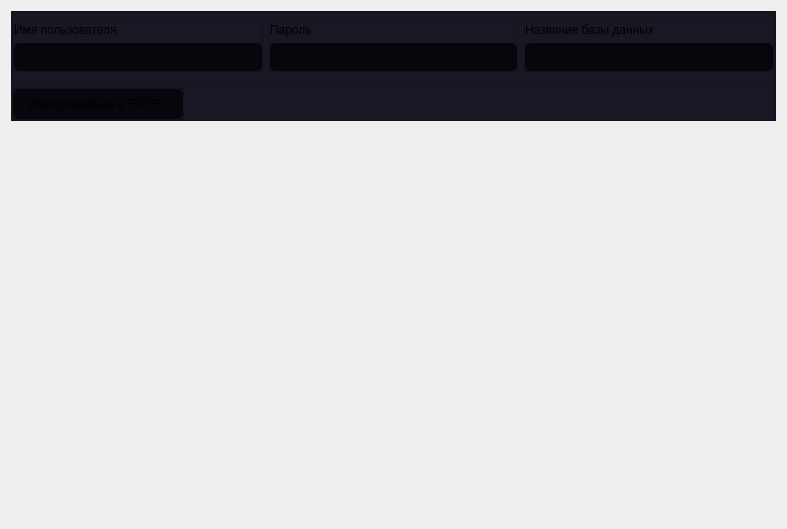
<?xml version="1.0" encoding="UTF-8"?>
<ui version="4.0">
 <class>settings</class>
 <widget class="QWidget" name="settings">
  <property name="geometry">
   <rect>
    <x>0</x>
    <y>0</y>
    <width>787</width>
    <height>529</height>
   </rect>
  </property>
  <property name="sizePolicy">
   <sizepolicy hsizetype="Preferred" vsizetype="Preferred">
    <horstretch>0</horstretch>
    <verstretch>0</verstretch>
   </sizepolicy>
  </property>
  <property name="maximumSize">
   <size>
    <width>16777215</width>
    <height>16777215</height>
   </size>
  </property>
  <property name="windowTitle">
   <string>Form</string>
  </property>
  <property name="styleSheet">
   <string notr="true">QFrame{
background-color:rgb(24,24,36);
}
QPlainTextEdit{
	background-color:rgb(9,5,13);
	border-radius: 5px;
}
QPushButton{
	background-color:rgb(9,5,13);
	border-radius: 5px;
}</string>
  </property>
  <layout class="QHBoxLayout" name="horizontalLayout">
   <item alignment="Qt::AlignTop">
    <widget class="QFrame" name="frame">
     <property name="minimumSize">
      <size>
       <width>0</width>
       <height>0</height>
      </size>
     </property>
     <property name="frameShape">
      <enum>QFrame::StyledPanel</enum>
     </property>
     <property name="frameShadow">
      <enum>QFrame::Raised</enum>
     </property>
     <layout class="QVBoxLayout" name="verticalLayout">
      <property name="leftMargin">
       <number>0</number>
      </property>
      <property name="topMargin">
       <number>0</number>
      </property>
      <property name="rightMargin">
       <number>0</number>
      </property>
      <property name="bottomMargin">
       <number>0</number>
      </property>
      <item>
       <widget class="QFrame" name="frame_2">
        <property name="minimumSize">
         <size>
          <width>0</width>
          <height>0</height>
         </size>
        </property>
        <property name="maximumSize">
         <size>
          <width>16777215</width>
          <height>70</height>
         </size>
        </property>
        <property name="frameShape">
         <enum>QFrame::StyledPanel</enum>
        </property>
        <property name="frameShadow">
         <enum>QFrame::Raised</enum>
        </property>
        <layout class="QHBoxLayout" name="horizontalLayout_2">
         <property name="leftMargin">
          <number>0</number>
         </property>
         <property name="rightMargin">
          <number>0</number>
         </property>
         <item>
          <widget class="QFrame" name="frame_3">
           <property name="frameShape">
            <enum>QFrame::StyledPanel</enum>
           </property>
           <property name="frameShadow">
            <enum>QFrame::Raised</enum>
           </property>
           <layout class="QVBoxLayout" name="verticalLayout_2">
            <property name="leftMargin">
             <number>0</number>
            </property>
            <property name="topMargin">
             <number>0</number>
            </property>
            <property name="rightMargin">
             <number>0</number>
            </property>
            <property name="bottomMargin">
             <number>0</number>
            </property>
            <item>
             <widget class="QLabel" name="label">
              <property name="text">
               <string>Имя пользователя</string>
              </property>
             </widget>
            </item>
            <item>
             <widget class="QPlainTextEdit" name="plainTextEdit">
              <property name="verticalScrollBarPolicy">
               <enum>Qt::ScrollBarAlwaysOff</enum>
              </property>
             </widget>
            </item>
           </layout>
          </widget>
         </item>
         <item>
          <widget class="QFrame" name="frame_4">
           <property name="frameShape">
            <enum>QFrame::StyledPanel</enum>
           </property>
           <property name="frameShadow">
            <enum>QFrame::Raised</enum>
           </property>
           <layout class="QVBoxLayout" name="verticalLayout_3">
            <property name="leftMargin">
             <number>0</number>
            </property>
            <property name="topMargin">
             <number>0</number>
            </property>
            <property name="rightMargin">
             <number>0</number>
            </property>
            <property name="bottomMargin">
             <number>0</number>
            </property>
            <item>
             <widget class="QLabel" name="label_2">
              <property name="text">
               <string>Пароль</string>
              </property>
             </widget>
            </item>
            <item>
             <widget class="QPlainTextEdit" name="plainTextEdit_2">
              <property name="verticalScrollBarPolicy">
               <enum>Qt::ScrollBarAlwaysOff</enum>
              </property>
             </widget>
            </item>
           </layout>
          </widget>
         </item>
         <item>
          <widget class="QFrame" name="frame_5">
           <property name="frameShape">
            <enum>QFrame::StyledPanel</enum>
           </property>
           <property name="frameShadow">
            <enum>QFrame::Raised</enum>
           </property>
           <layout class="QVBoxLayout" name="verticalLayout_4">
            <property name="leftMargin">
             <number>0</number>
            </property>
            <property name="topMargin">
             <number>0</number>
            </property>
            <property name="rightMargin">
             <number>0</number>
            </property>
            <property name="bottomMargin">
             <number>0</number>
            </property>
            <item>
             <widget class="QLabel" name="label_3">
              <property name="text">
               <string>Название базы данных</string>
              </property>
             </widget>
            </item>
            <item>
             <widget class="QPlainTextEdit" name="plainTextEdit_3">
              <property name="acceptDrops">
               <bool>true</bool>
              </property>
              <property name="accessibleDescription">
               <string/>
              </property>
              <property name="autoFillBackground">
               <bool>false</bool>
              </property>
              <property name="verticalScrollBarPolicy">
               <enum>Qt::ScrollBarAlwaysOff</enum>
              </property>
              <property name="plainText">
               <string/>
              </property>
             </widget>
            </item>
           </layout>
          </widget>
         </item>
        </layout>
       </widget>
      </item>
      <item alignment="Qt::AlignLeft|Qt::AlignTop">
       <widget class="QFrame" name="frame_6">
        <property name="frameShape">
         <enum>QFrame::StyledPanel</enum>
        </property>
        <property name="frameShadow">
         <enum>QFrame::Raised</enum>
        </property>
        <layout class="QVBoxLayout" name="verticalLayout_5">
         <property name="spacing">
          <number>0</number>
         </property>
         <property name="leftMargin">
          <number>0</number>
         </property>
         <property name="topMargin">
          <number>0</number>
         </property>
         <property name="rightMargin">
          <number>0</number>
         </property>
         <property name="bottomMargin">
          <number>0</number>
         </property>
         <item>
          <widget class="QPushButton" name="pushButton">
           <property name="minimumSize">
            <size>
             <width>170</width>
             <height>30</height>
            </size>
           </property>
           <property name="text">
            <string>Импортировать в EXCEL</string>
           </property>
          </widget>
         </item>
        </layout>
       </widget>
      </item>
     </layout>
    </widget>
   </item>
  </layout>
 </widget>
 <resources/>
 <connections/>
</ui>
